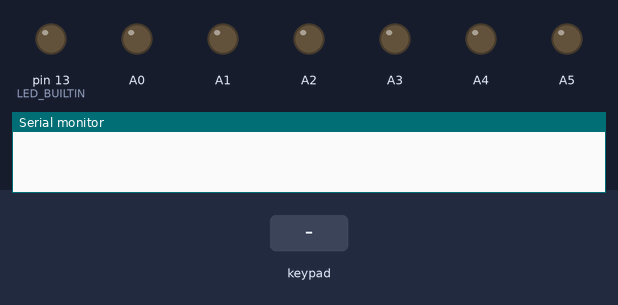
Recording of a sketch running on a simulated Arduino Nano, built with avr-gcc and run on an emulated ATmega328P. On the bench: output pins drawn as LEDs (lit = HIGH), the last lines printed to the serial monitor. Dashed ring = blinking. The inputs (shaded band) are chosen by the test bench.

Above: at 1.2 s.
1.3 s: keypad keys 6 7 8 9 pressed 0.4 s apart
At 1.75 s:
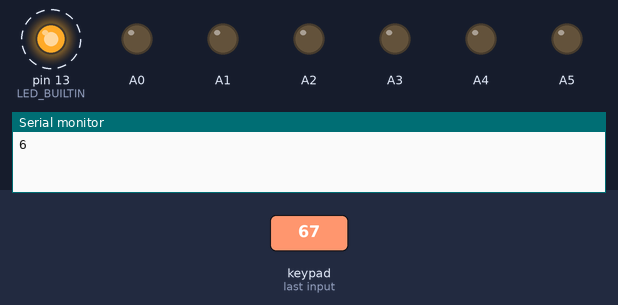
4.4 s: key 'A' pressed
At 5.6 s:
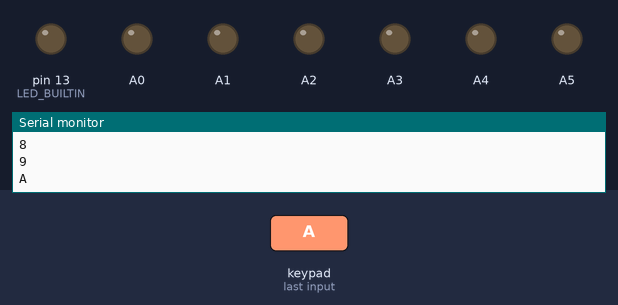
6.0 s: key 'B' pressed
At 6.9 s:
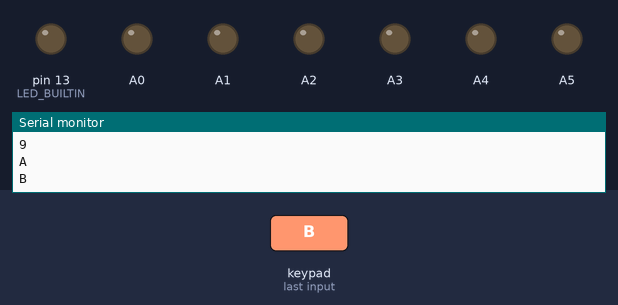
7.6 s: keypad keys 6 7 8 9 D pressed 0.4 s apart
At 7.85 s:
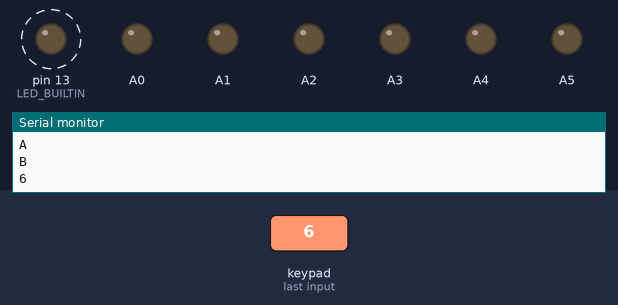
11.1 s: key 'C' pressed
At 11.9 s:
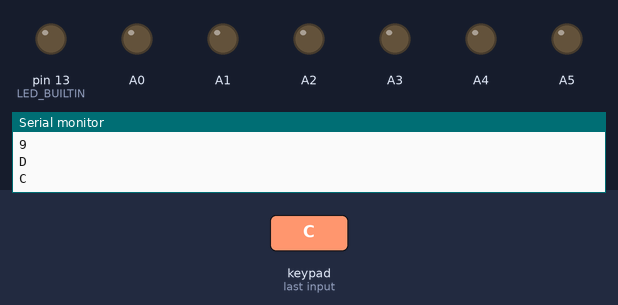
Timing chart, 0 to 13.7 s (numbered marks = the images above; inputs shaded):
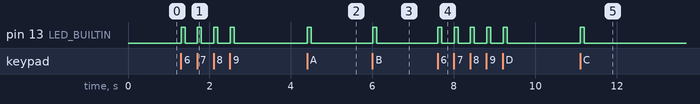

The sketch:

nano_keypad.ino
```cpp
#include <Keypad.h>

const byte ROWS = 4; //four rows
const byte COLS = 4; //four columns
//define the cymbols on the buttons of the keypads
char hexaKeys[ROWS][COLS] = {
  {'0','1','2','3'},
  {'4','5','6','7'},
  {'8','9','A','B'},
  {'C','D','E','F'}
};
byte rowPins[ROWS] = {6, 7, 8, 9}; //connect to the row pinouts of the keypad
byte colPins[COLS] = {5, 4, 3, 2}; //connect to the column pinouts of the keypad

//initialize an instance of class NewKeypad
Keypad customKeypad = Keypad( makeKeymap(hexaKeys), rowPins, colPins, ROWS, COLS);

void setup(){
  Serial.begin(9600);
  pinMode(LED_BUILTIN, OUTPUT);
  setupPins();
}

void loop(){
  char customKey = customKeypad.getKey();

  if (customKey){
    digitalWrite(LED_BUILTIN, HIGH);
    delay(100);
    Serial.println(customKey);
    digitalWrite(LED_BUILTIN, LOW);

  }
}
```

keypad_7segment.ino
```cpp
void setupPins(){
  Serial.begin(9600);
  pinMode(LED_BUILTIN, OUTPUT);
  pinMode(A0, OUTPUT);
  pinMode(A1, OUTPUT);
  pinMode(A2, OUTPUT);
  pinMode(A3, OUTPUT);
  pinMode(A4, OUTPUT);
  pinMode(A5, OUTPUT);
  pinMode(A6, OUTPUT);
}
```

Measured:
- after the input at 1.3 s, pin 13 (LED_BUILTIN): alternates HIGH for 0.10 s and LOW for 0.30 s, 8 changes in all, then stays LOW, starting at once
- after the input at 4.4 s, pin 13 (LED_BUILTIN): LOW → HIGH at once, → LOW 0.10 s later
- after the input at 6.0 s, pin 13 (LED_BUILTIN): LOW → HIGH at once, → LOW 0.10 s later
- after the input at 7.6 s, pin 13 (LED_BUILTIN): alternates HIGH for 0.10 s and LOW for 0.30 s, 10 changes in all, then stays LOW, starting at once
- after the input at 11.1 s, pin 13 (LED_BUILTIN): LOW → HIGH at once, → LOW 0.10 s later
